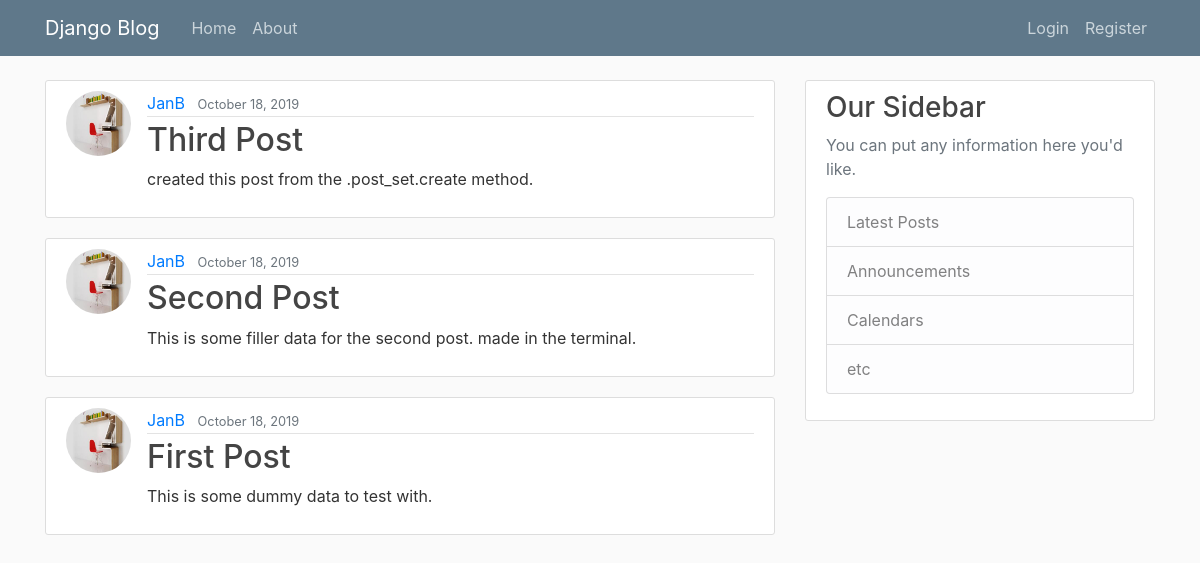
The app's page /, older data.
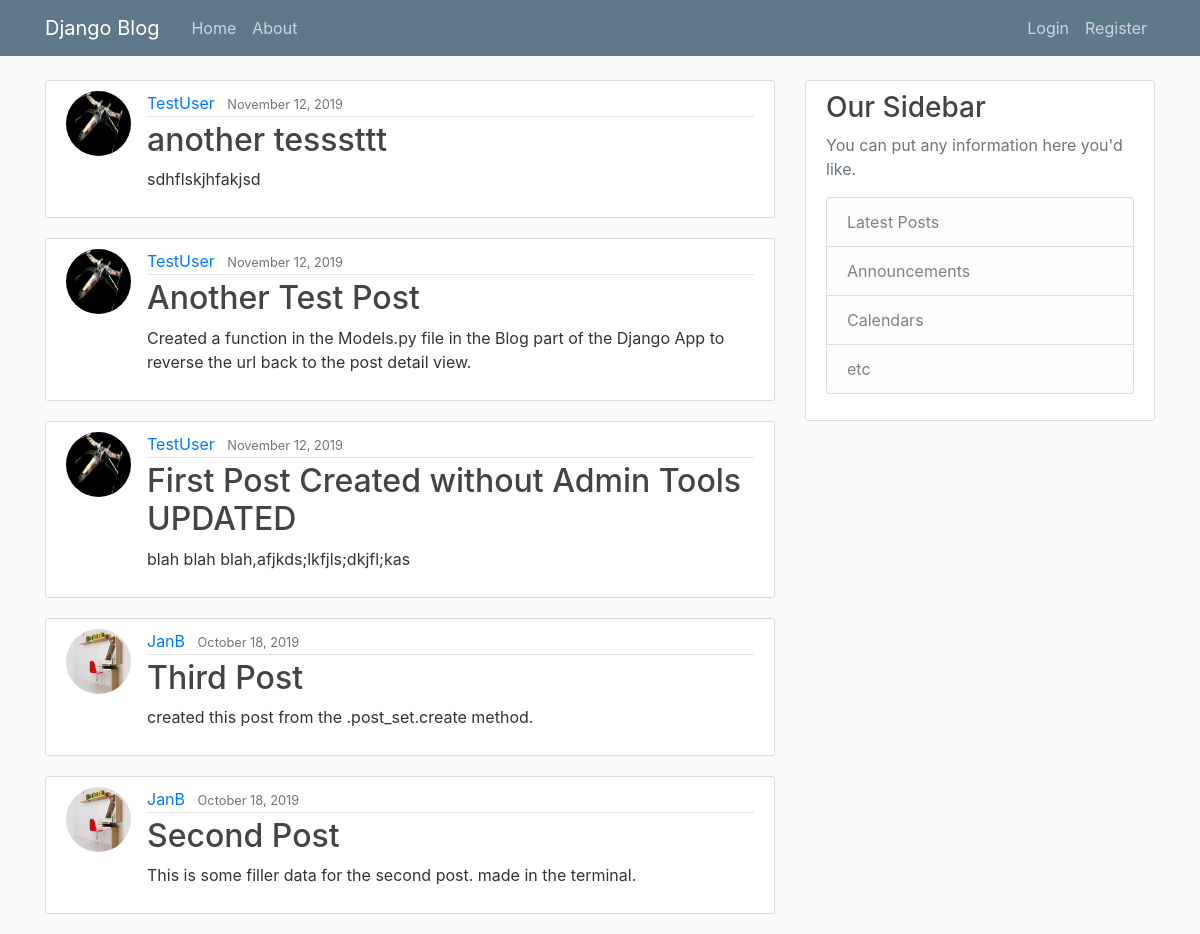
The same page, newer data.
### blog/models.py (models this page shows, shortened)
class Post(models.Model):
    title = models.CharField(max_length=100)
    content = models.TextField()
    date_posted = models.DateTimeField(default=timezone.now)
    author = models.ForeignKey(User, on_delete=models.CASCADE)

### users/models.py (models this page shows, shortened)
class Profile(models.Model):
    user = models.OneToOneField(User, on_delete=models.CASCADE)
    image = models.ImageField(default='default.jpg',
                              upload_to='profile_pics')

### blog/views.py (the view)
# urls.py: path('', PostListView.as_view(), name='blog-home'),
class PostListView(ListView):
    model = Post
    template_name = 'blog/home.html' # <app>/<model>_<viewtype>.html
    context_object_name = 'posts'
    ordering = ['-date_posted']
    paginate_by = 5

### blog/templates/blog/home.html
{% extends 'blog/base.html' %}
{% block content %}
<div class="">
  {% for post in posts %}
    <article class="media content-section">
      <img class="rounded-circle article-img" src="{{ post.author.profile.image.url }}">
        <div class="media-body">
          <div class="article-metadata">
            <a class="mr-2" href="#">{{ post.author }}</a>
            <small class="text-muted">{{ post.date_posted|date:"F d, Y" }}</small>
          </div>
          <h2><a class="article-title" href="{% url 'post-detail' post.id %}">{{ post.title }}</a></h2>
          <p class="article-content">{{ post.content }}</p>
        </div>
    </article>
  {% endfor %}
</div>
{% endblock content%}

Row changes from the older to the newer data that the page shows:
no longer on this page (row unchanged): Post: author.profile.image (picture), author "JanB", date_posted "October 18, 2019", title "First Post", content "This is some dummy data to test with."
added Post: author.profile.image (picture), author "TestUser", date_posted "November 12, 2019", title "another tesssttt", content "sdhflskjhfakjsd"
added Post: author.profile.image (picture), author "TestUser", date_posted "November 12, 2019", title "Another Test Post", content "Created a function in the Models.py file in the Blog part of the Django App to reverse the url back to the post detail view."
added Post: author.profile.image (picture), author "TestUser", date_posted "November 12, 2019", title "First Post Created without Admin Tools UPDATED", content "blah blah blah,afjkds;lkfjls;dkjfl;kas"
